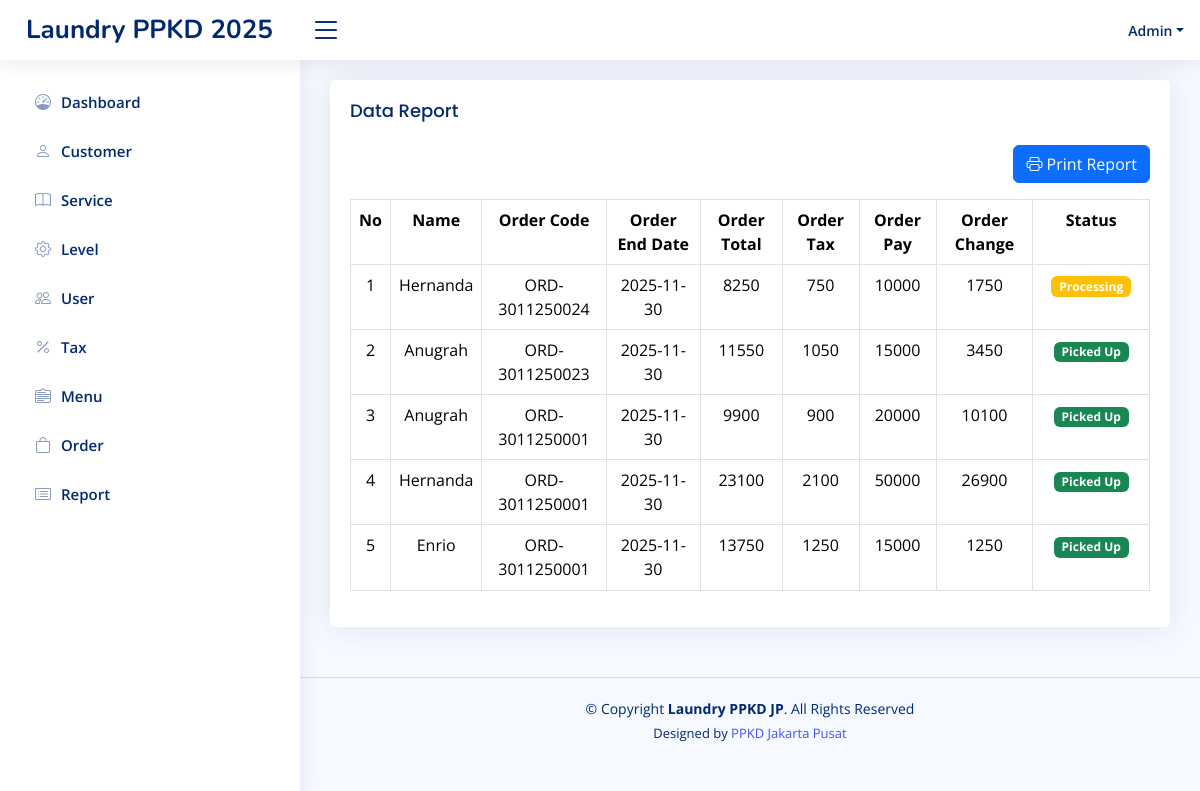
Page /home.php?page=report (signed in) on the earlier database version.
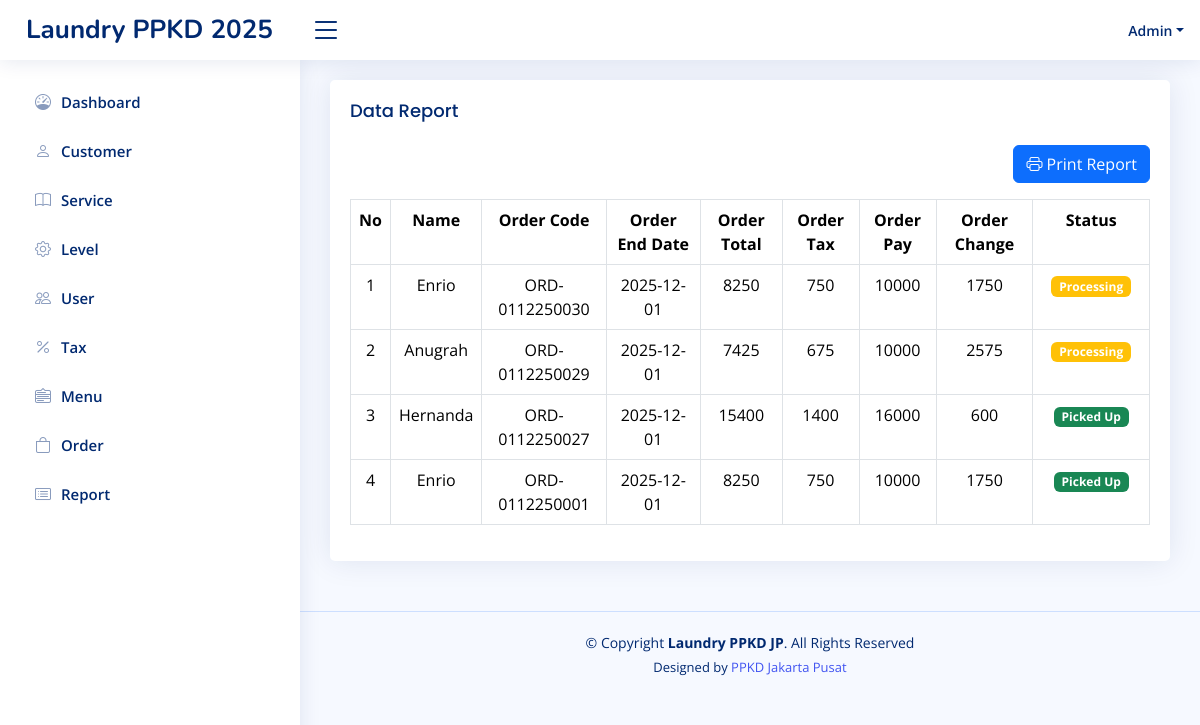
Same page on the later database version.
### tables this page shows
CREATE TABLE `level_menus` (
  `id` int(11) NOT NULL,
  `level_id` int(11) NOT NULL,
  `menu_id` int(11) NOT NULL,
  `created_at` timestamp NOT NULL DEFAULT current_timestamp(),
  `updated_at` timestamp NULL DEFAULT NULL ON UPDATE current_timestamp()
);

CREATE TABLE `menus` (
  `id` int(11) NOT NULL,
  `name` varchar(30) NOT NULL,
  `icon` varchar(30) NOT NULL,
  `link` varchar(30) NOT NULL,
  `order` int(11) NOT NULL,
  `created_at` timestamp NOT NULL DEFAULT current_timestamp(),
  `updated_at` timestamp NULL DEFAULT NULL ON UPDATE current_timestamp()
);

CREATE TABLE `trans_orders` (
  `id` int(11) NOT NULL,
  `customer_id` int(11) NOT NULL,
  `order_code` varchar(20) NOT NULL,
  `order_end_date` date NOT NULL,
  `order_status` tinyint(1) NOT NULL DEFAULT 0,
  `order_pay` int(11) NOT NULL,
  `order_change` int(11) NOT NULL,
  `order_tax` int(11) NOT NULL,
  `order_total` int(11) NOT NULL,
  `created_at` timestamp NOT NULL DEFAULT current_timestamp(),
  `updated_at` timestamp NULL DEFAULT NULL ON UPDATE current_timestamp()
);

CREATE TABLE `customers` (
  `id` int(11) NOT NULL,
  `name` varchar(100) NOT NULL,
  `phone` varchar(15) NOT NULL,
  `address` text NOT NULL,
  `created_at` timestamp NOT NULL DEFAULT current_timestamp(),
  `updated_at` timestamp NULL DEFAULT NULL ON UPDATE current_timestamp()
);

### pages/report.php (the view, shortened to what this page needs)
<?php
$query = mysqli_query($config, "SELECT c.name, `to`.* FROM trans_orders `to` LEFT JOIN customers c ON c.id = `to`.customer_id ORDER BY id DESC");
$rows = mysqli_fetch_all($query, MYSQLI_ASSOC);
?>
<body>
    <div class="row">
        <div class="col-sm-12">
            <div class="card">
                <div class="card-body">
                    <h3 class="card-title">Data Report</h3>
                    <div class="d-flex justify-content-end mb-3 mt-2">
                        <button class="btn btn-primary" onclick="printReport()">
                            <i class="bi bi-printer"></i> Print Report
                        </button>
                    </div>
                    <table class="table table-bordered">
                        <tr class="text-center">
                            <th>No</th>
                            <th>Name</th>
                            <th>Order Code</th>
                            <th>Order End Date</th>
                            <th>Order Total</th>
                            <th>Order Tax</th>
                            <th>Order Pay</th>
                            <th>Order Change</th>
                            <th>Status</th>
                        </tr>
                        <?php foreach ($rows as $key => $v) {
                        ?>
                            <tr class="text-center">
                                <td><?php echo $key + 1 ?></td>
                                <td><?php echo $v['name'] ?></td>
                                <td><?php echo $v['order_code'] ?></td>
                                <td><?php echo $v['order_end_date'] ?></td>
                                <td><?php echo $v['order_total'] ?></td>
                                <td><?php echo $v['order_tax'] ?></td>
                                <td><?php echo $v['order_pay'] ?></td>
                                <td><?php echo $v['order_change'] ?></td>
                                <td>
                                    <?php
                                    if ($v['order_status'] == 0)
                                        echo "<span class='badge bg-warning'>Processing</span>";
                                    else
                                        echo "<span class='badge bg-success'>Picked Up</span>";
                                    ?>
                                               </td>
                            </tr>
                        <?php
                        }
                        ?>
                    </table>
                </div>
            </div>
        </div>
    </div>
</body>

### inc/sidebar.php
<?php
$level_id = $_SESSION['LEVEL_ID'] ?? '';
$querylevelMenu = mysqli_query($config, "SELECT * FROM menus JOIN level_menus ON menus.id = level_menus.menu_id WHERE level_id = '$level_id' ORDER BY `order` ASC");
$rowLevelMenus = mysqli_fetch_all($querylevelMenu, MYSQLI_ASSOC);
?>
<aside id="sidebar" class="sidebar">
    <ul class="sidebar-nav" id="sidebar-nav">
        <?php foreach ($rowLevelMenus as $rowLevelMenu): ?>
            <li class="nav-item">
                <a class="nav-link collapsed" href="?page=<?= $rowLevelMenu['link'] ?>">
                    <i class="<?= $rowLevelMenu['icon'] ?>"></i>
                    <span><?= $rowLevelMenu['name'] ?></span>
                </a>
            </li>
        <?php endforeach ?>
</aside>

Differences in the rows shown:
removed trans_orders: customer.name "Hernanda", order_code "ORD-3011250024", order_end_date "2025-11-30", order_total "8250", order_tax "750", order_pay "10000", order_change "1750", order_status "Processing"
removed trans_orders: customer.name "Anugrah", order_code "ORD-3011250023", order_end_date "2025-11-30", order_total "11550", order_tax "1050", order_pay "15000", order_change "3450", order_status "Picked Up"
removed trans_orders: customer.name "Anugrah", order_code "ORD-3011250001", order_end_date "2025-11-30", order_total "9900", order_tax "900", order_pay "20000", order_change "10100", order_status "Picked Up"
removed trans_orders: customer.name "Hernanda", order_code "ORD-3011250001", order_end_date "2025-11-30", order_total "23100", order_tax "2100", order_pay "50000", order_change "26900", order_status "Picked Up"
removed trans_orders: customer.name "Enrio", order_code "ORD-3011250001", order_end_date "2025-11-30", order_total "13750", order_tax "1250", order_pay "15000", order_change "1250", order_status "Picked Up"
added trans_orders: customer.name "Enrio", order_code "ORD-0112250030", order_end_date "2025-12-01", order_total "8250", order_tax "750", order_pay "10000", order_change "1750", order_status "Processing"
added trans_orders: customer.name "Anugrah", order_code "ORD-0112250029", order_end_date "2025-12-01", order_total "7425", order_tax "675", order_pay "10000", order_change "2575", order_status "Processing"
added trans_orders: customer.name "Hernanda", order_code "ORD-0112250027", order_end_date "2025-12-01", order_total "15400", order_tax "1400", order_pay "16000", order_change "600", order_status "Picked Up"
added trans_orders: customer.name "Enrio", order_code "ORD-0112250001", order_end_date "2025-12-01", order_total "8250", order_tax "750", order_pay "10000", order_change "1750", order_status "Picked Up"
